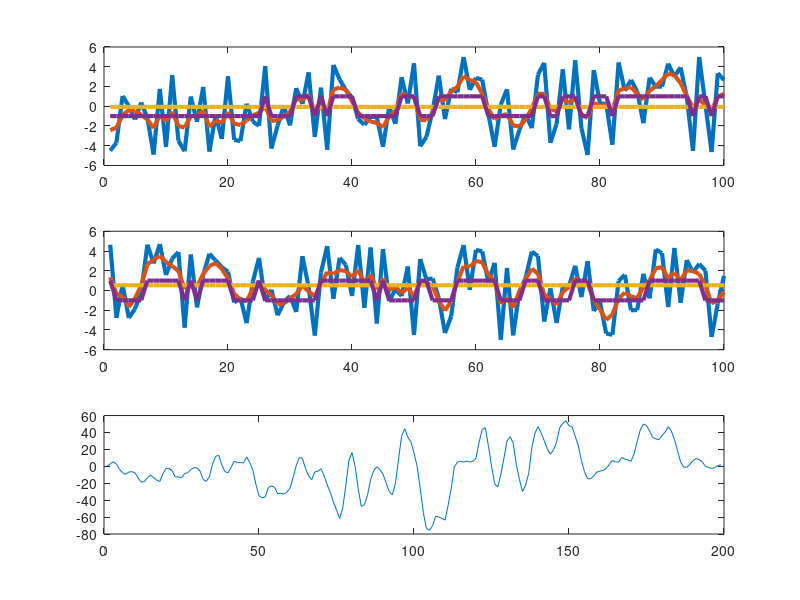

MATLAB code to generate this figure:
r1=-5+10*rand(100,1);
subplot(3,1,1)
plot(r1,'linew',3)
hold on;
a1=conv(r1,[0.1 0.2 0.4 0.2 0.1 ],'same')
plot(a1,'linew',3)
m1=mean(a1)
hold on;
plot(repmat(m1,[100,1]),'linew',3)
gm1=2*(a1>m1)-1;
plot(gm1,'linew',3)
%%%
r2=-5+10*rand(100,1);
subplot(3,1,2)
plot(r2,'linew',3)
hold on;
a2=conv(r2,[0.1 0.2 0.4 0.2 0.1 ],'same')
plot(a2,'linew',3)
m2=mean(a2)
hold on;
plot(repmat(m2,[100,1]),'linew',3)
gm2=2*(a2>m2)-1;
plot(gm2,'linew',3)
%%
subplot(3,1,3)
xc=xcorr(a1,a2);
plot(xc)
